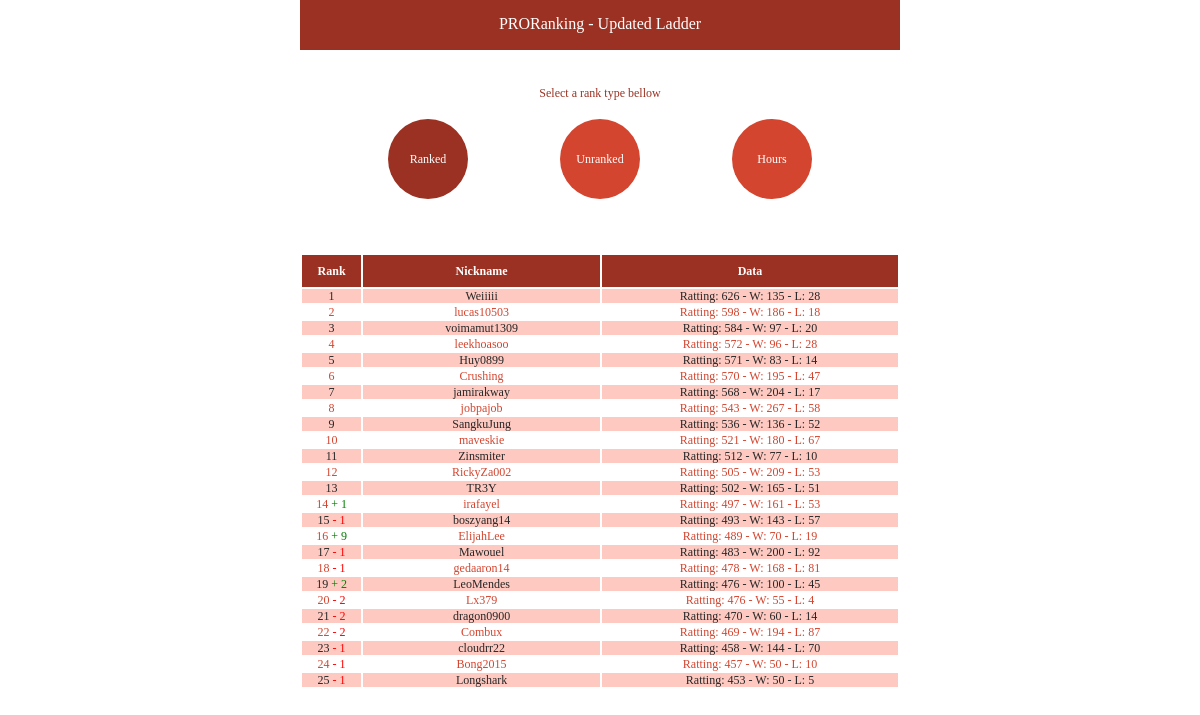
The page / on the database its author committed.
### tables this page shows
CREATE TABLE `rank_new` (
  `rank` int(11) NOT NULL,
  `nickname` varchar(255) NOT NULL,
  `data` varchar(255) NOT NULL,
  `cat` int(11) NOT NULL
);

CREATE TABLE `rank_old` (
  `rank` int(11) NOT NULL,
  `nickname` varchar(255) NOT NULL,
  `data` varchar(255) NOT NULL,
  `cat` int(11) NOT NULL
);

### inc/rank_data.php (the view, shortened to what this page needs)
<?php
	function do_getrank($database,$cat) {
    	$stmt = $database->prepare("SELECT `rank`,`nickname`,`data` FROM `rank_new` WHERE `cat` = '$cat'");
    	$stmt->execute();
    	$rank = $stmt->fetchAll(PDO::FETCH_OBJ);
    	foreach($rank as $rankdata){
    		$stmt2 = $database->prepare("SELECT `rank` FROM `rank_old` WHERE `nickname` = '$rankdata->nickname'");
    		$stmt2->execute();
    		$rankdata2 = $stmt2->fetch(PDO::FETCH_OBJ);
    		if($rankdata->rank % 2 < 1){
    			$header = '<tr class="rank_white">';
    		}
    		else{
    			$header = '<tr class="rank_red">';
    		}
    		echo '
				'.$header.'
					<td width="10%">'.$rankdata->rank.'
			';
			if($rankdata->rank > $rankdata2->rank){
				$proccessed = $rankdata->rank - $rankdata2->rank;
				echo '<span style="color:red">- '.$proccessed.'</span>';
			}
			elseif($rankdata->rank < $rankdata2->rank){
				$proccessed = $rankdata2->rank - $rankdata->rank;
				echo '<span style="color:green">+ '.$proccessed.'</span>';
			}
			else{
				echo '';
			}
			echo '</td>
					<td width="40%">'.$rankdata->nickname.'</td>
					<td width="50%">
			';
			switch($cat){
				case 0:
				case 1:
					$Rank_2 = explode("-",$rankdata->data);
					$data_format = "Ratting: $Rank_2[0] - W: $Rank_2[1] - L: $Rank_2[2]";
					break;
			}
			echo ''.$data_format.'</td>
				</tr>
    		';
    	}
	}

### index.php (shortened to what this page needs)
<?php
	include("inc/database.php");
	include("inc/rank_data.php");
?>
	<head>
		<link rel="stylesheet" type="text/css" href="css/index.css">
	</head>
	<body>
		<div id="top_bg">
			<span id="logo">
				PRORanking - Updated Ladder
			</span>
		</div><br><br>
		<div id="buttons_holder">
			<span class="font1">Select a rank type bellow</span><br><br>
			<a href="/0"><?php if($ranktype == 0){echo '<button class="button_pressed">';}else{echo '<button class="button_normal">';}?>Ranked</button></a>
			<a href="/1"><?php if($ranktype == 1){echo '<button class="button_pressed">';}else{echo '<button class="button_normal">';}?>Unranked</button></a>
			<a href="/2"><?php if($ranktype == 2){echo '<button class="button_pressed">';}else{echo '<button class="button_normal">';}?>Hours</button></a>
		</div><br><br><br>
		<table id="rank_table">
			<tr class="rank_column">
				<th width="10%">Rank</th>
				<th width="40%">Nickname</th>
				<th width="50%">Data</th>
			</tr>
			<?php do_getrank($bd,$ranktype); ?>
		</table><br>
	</body>
</html>

### css/index.css (style rules this page uses)
body { width:600px;height:674px;margin:auto;padding:auto }
#top_bg { background-color:#9a3122;width:100%;height:50px;text-align:center }
#logo { font-family:verdana;font-size:12pt;color:white;position:relative;top:15px }
#buttons_holder { margin:auto;padding:auto;text-align:center }
#rank_table { width:600px;border:0px }
.rank_column { font-family:verdana;font-size:9pt;background-color:#9a3122;color:white;min-height:30px;line-height:30px;text-align:center }
.rank_white { font-family:verdana;font-size:9pt;background-color:white;color:#d4452f;height:12px;line-height:12px;text-align:center }
.rank_red { font-family:verdana;font-size:9pt;background-color:#fec9c0;color:#272727;height:12px;line-height:12px;text-align:center }
.button_pressed { font-family:verdana;font-size:9pt;color:white;width:80px;height:80px;border-radius:80px;background-color:#9a3122;color:white;border:0px }
.button_normal { font-family:verdana;font-size:9pt;color:white;width:80px;height:80px;border-radius:80px;background-color:#d4452f;color:white;border:0px }
.font1 { font-family:verdana;font-size:9pt;color:#9a3122 }

### rows shown on the page
rank_new: rank "1", nickname "Weiiiii", data "Ratting: 626 - W: 135 - L: 28"
rank_new: rank "2", nickname "lucas10503", data "Ratting: 598 - W: 186 - L: 18"
rank_new: rank "3", nickname "voimamut1309", data "Ratting: 584 - W: 97 - L: 20"
rank_new: rank "4", nickname "leekhoasoo", data "Ratting: 572 - W: 96 - L: 28"
rank_new: rank "5", nickname "Huy0899", data "Ratting: 571 - W: 83 - L: 14"
rank_new: rank "6", nickname "Crushing", data "Ratting: 570 - W: 195 - L: 47"
rank_new: rank "7", nickname "jamirakway", data "Ratting: 568 - W: 204 - L: 17"
rank_new: rank "8", nickname "jobpajob", data "Ratting: 543 - W: 267 - L: 58"
rank_new: rank "9", nickname "SangkuJung", data "Ratting: 536 - W: 136 - L: 52"
rank_new: rank "10", nickname "maveskie", data "Ratting: 521 - W: 180 - L: 67"
rank_new: rank "11", nickname "Zinsmiter", data "Ratting: 512 - W: 77 - L: 10"
rank_new: rank "12", nickname "RickyZa002", data "Ratting: 505 - W: 209 - L: 53"
rank_new: rank "13", nickname "TR3Y", data "Ratting: 502 - W: 165 - L: 51"
rank_new: rank "14", rank.rank "1", nickname "irafayel", data "Ratting: 497 - W: 161 - L: 53"
rank_new: rank "15", rank.rank "1", nickname "boszyang14", data "Ratting: 493 - W: 143 - L: 57"
rank_new: rank "16", rank.rank "9", nickname "ElijahLee", data "Ratting: 489 - W: 70 - L: 19"
rank_new: rank "17", rank.rank "1", nickname "Mawouel", data "Ratting: 483 - W: 200 - L: 92"
rank_new: rank "18", rank.rank "1", nickname "gedaaron14", data "Ratting: 478 - W: 168 - L: 81"
rank_new: rank "19", rank.rank "2", nickname "LeoMendes", data "Ratting: 476 - W: 100 - L: 45"
rank_new: rank "20", rank.rank "2", nickname "Lx379", data "Ratting: 476 - W: 55 - L: 4"
rank_new: rank "21", rank.rank "2", nickname "dragon0900", data "Ratting: 470 - W: 60 - L: 14"
rank_new: rank "22", rank.rank "2", nickname "Combux", data "Ratting: 469 - W: 194 - L: 87"
rank_new: rank "23", rank.rank "1", nickname "cloudrr22", data "Ratting: 458 - W: 144 - L: 70"
rank_new: rank "24", rank.rank "1", nickname "Bong2015", data "Ratting: 457 - W: 50 - L: 10"
rank_new: rank "25", rank.rank "1", nickname "Longshark", data "Ratting: 453 - W: 50 - L: 5"
